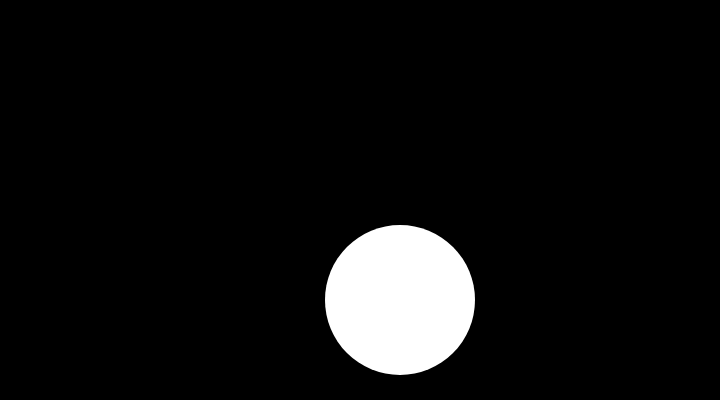
Frame 1 (no input)
Frame 60 (no input): identical to frame 1, image omitted
Frame 120 (the mouse pressed at the canvas centre since frame 60): identical to frame 1, image omitted

The p5.js sketch that drew this single still picture (run headless with seeded random() and noise() and a simulated clock; from frame 60 on, the mouse is pressed at the canvas centre):

// p5.js sketch
// ── sketch.js
function setup() {
  createCanvas(720, 400);
   background(0);
   noStroke();

   fill(255);
   ellipse(400, 300, 150, 150);
}

function draw() {
  // put drawing code here
}
